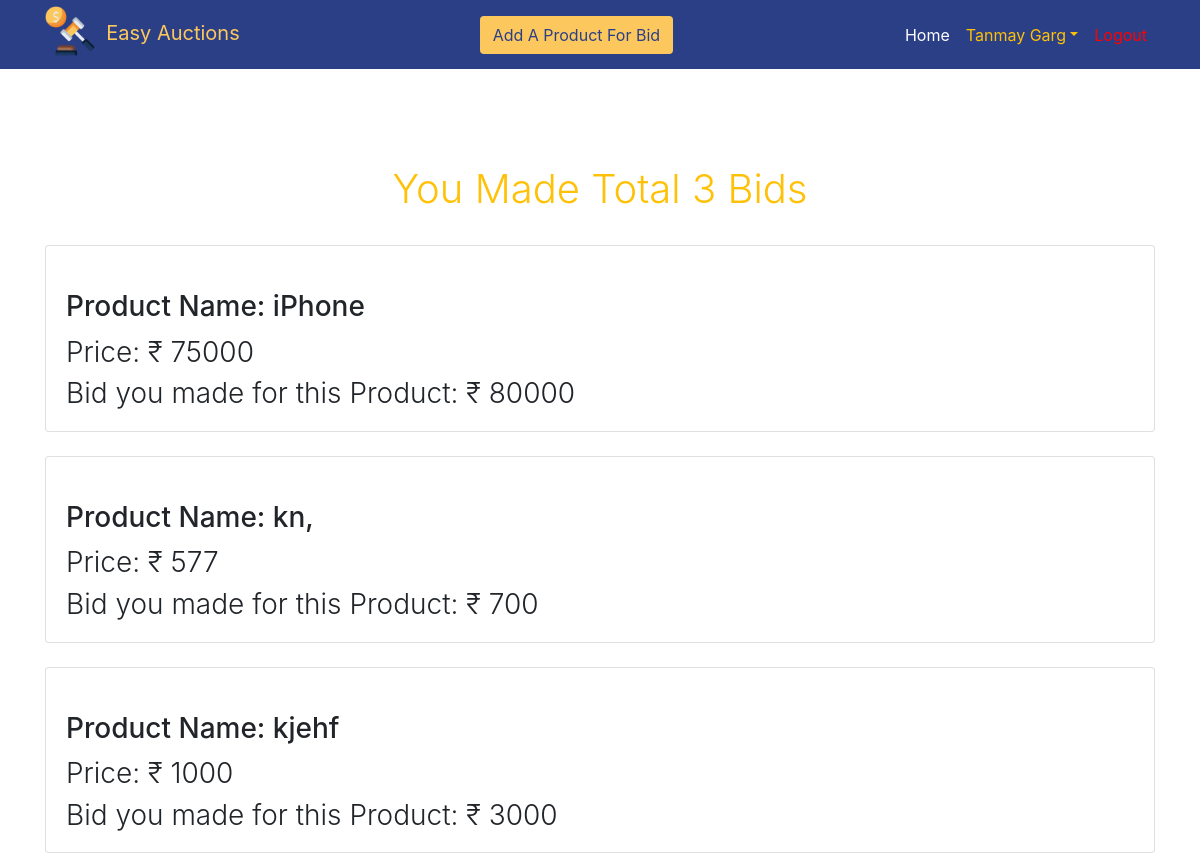
Page /bid.php (signed in) on the committed database.
### tables this page shows
CREATE TABLE `tbl_bid` (
  `pro_id` int(11) NOT NULL,
  `uid` int(11) NOT NULL,
  `bid_amount` int(11) NOT NULL,
  `bid_id` int(11) NOT NULL
);

CREATE TABLE `tbl_product` (
  `pro_id` int(11) NOT NULL,
  `name` varchar(20) NOT NULL,
  `price` int(11) NOT NULL,
  `description` varchar(250) NOT NULL,
  `uid` int(11) NOT NULL,
  `bidstarttime` datetime NOT NULL,
  `bidendtime` datetime NOT NULL,
  `status` enum('On Sale','Sold','Disable') NOT NULL DEFAULT 'On Sale'
);

### bid.php (the view, shortened to what this page needs)
<?php
include('db.php');
if(isset($_SESSION['user'])) {
    $row_c = $_SESSION['user'];
}
?>
<!DOCTYPE html>
<html>
<?php include 'head.php'; ?>
<body>
	<?php include 'nav.php'; ?>
<br><br>
	<div class="mt-5 container">
		<?php
		$query1 = "select * from tbl_bid where uid = '$row_c->uid';";
			$run_q1 = $con->query($query1);
			$bid_numbers = $run_q1->num_rows;
			?>
			<h1 align="center" class="font-weight-light text-warning">You&nbsp;Made&nbsp;Total&nbsp;<?php echo $bid_numbers; if($bid_numbers>1) { echo " Bids"; } else { echo " Bid"; } ?></h1>
			<div class="row">
				<?php
				while ($row_q1 = $run_q1->fetch_object()) {
					$query2 = "select * from tbl_product where pro_id = '$row_q1->pro_id';";
					$run_q2 = $con->query($query2);
					$row_q2 = $run_q2->fetch_object();
					?>
					<div class="col-12 mt-4">
						<div class="card">
							<div class="card-body">
								<h3 class="text-dark"><h3 class="card-title mt-4">Product&nbsp;Name:&nbsp;<?php echo $row_q2->name; ?></h3></h3>
								<h3 class="card-text font-weight-light">Price:&nbsp;&#8377;&nbsp;<?php echo $row_q2->price; ?></h3>
								<h3 class="card-text font-weight-light">Bid&nbsp;you&nbsp;made&nbsp;for&nbsp;this&nbsp;Product:&nbsp;&#8377;&nbsp;<?php echo $row_q1->bid_amount; ?></h3>
							</div>
						</div>
					</div>
					<?php
				}
				?>
			</div>
		</div>
</body>
</html>

### rows in the picture
tbl_bid: pro.name "iPhone", pro.price "75000", bid_amount "80000"
tbl_bid: pro.name "kn,", pro.price "577", bid_amount "700"
tbl_bid: pro.name "kjehf", pro.price "1000", bid_amount "3000"

### other values in the picture
$row_c->name "Tanmay"
$row_c->surname "Garg"
$bid_numbers "3"
